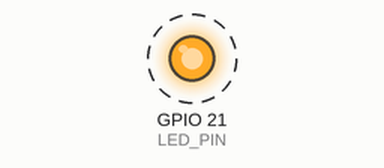
This program was run on a simulated ESP32. Shown: output pins drawn as LEDs (lit = HIGH). Dashed ring = blinking. What the program prints to the serial monitor is not drawn.

Above: at 0.2 s.
Timing chart, 0 to 3.0 s (numbered marks = the images above):
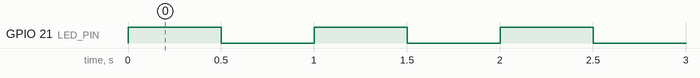

Measured:
- by itself, GPIO 21 (LED_PIN): alternates HIGH for 0.50 s and LOW for 0.50 s

The program:

main.cpp
```cpp
#include <stdio.h>
#include "freertos/FreeRTOS.h"
#include "freertos/task.h"
#include "driver/gpio.h"

#define LED_PIN GPIO_NUM_21

// Variables globales para compartir estado entre tareas
int sensor_value = 0;
bool led_state = false;

// Tarea 1: Lectura de sensor virtual (Frecuencia: 100ms)
void vTaskSensor(void *pvParameters) {
    while(1) {
        sensor_value = (sensor_value + 1) % 100; // Simula la variación de un sensor
        vTaskDelay(pdMS_TO_TICKS(100));
    }
}

// Tarea 2: Control de salida digital / LED (Frecuencia: 500ms)
void vTaskLED(void *pvParameters) {
    gpio_reset_pin(LED_PIN);
    gpio_set_direction(LED_PIN, GPIO_MODE_OUTPUT);

    while(1) {
        led_state = !led_state;
        gpio_set_level(LED_PIN, led_state);
        vTaskDelay(pdMS_TO_TICKS(500));
    }
}

// Tarea 3: Envío periódico al monitor serial (Frecuencia: 2000ms)
void vTaskSerial(void *pvParameters) {
    while(1) {
        printf("Reporte FreeRTOS -> Sensor: %d | Estado LED: %s\n", sensor_value, led_state ? "ENCENDIDO" : "APAGADO");
        vTaskDelay(pdMS_TO_TICKS(2100));
    }
}

void app_main() {
    printf("Inicializando Sistema Multitarea - Ejercicio 2\n");

    // Creación de tareas con diferentes prioridades (Mayor número = Mayor prioridad)
    xTaskCreate(vTaskSensor, "Task_Sensor", 2048, NULL, 1, NULL);
    xTaskCreate(vTaskLED,    "Task_LED",    2048, NULL, 2, NULL);
    xTaskCreate(vTaskSerial, "Task_Serial", 2048, NULL, 3, NULL);
}
```
